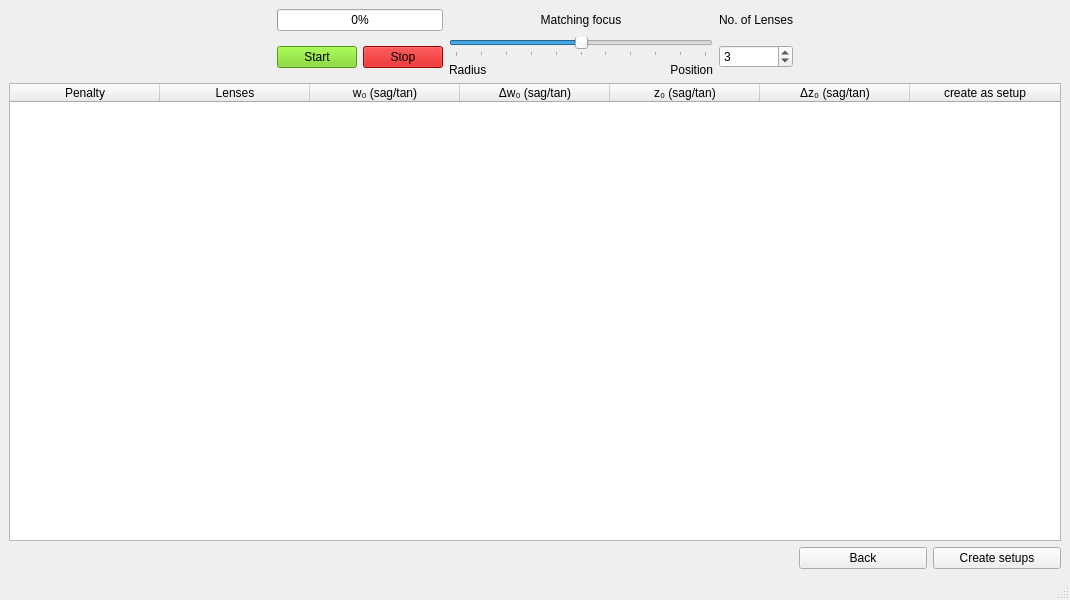
<?xml version="1.0" encoding="UTF-8"?>
<ui version="4.0">
 <class>MainWindow</class>
 <widget class="QMainWindow" name="MainWindow">
  <property name="geometry">
   <rect>
    <x>0</x>
    <y>0</y>
    <width>1070</width>
    <height>600</height>
   </rect>
  </property>
  <property name="windowTitle">
   <string>MainWindow</string>
  </property>
  <widget class="QWidget" name="centralwidget">
   <layout class="QGridLayout" name="gridLayout_2">
    <item row="1" column="1">
     <widget class="QPushButton" name="button_optimize">
      <property name="styleSheet">
       <string notr="true">background-color: rgb(115, 210, 22);</string>
      </property>
      <property name="text">
       <string>Start</string>
      </property>
      <property name="checkable">
       <bool>false</bool>
      </property>
     </widget>
    </item>
    <item row="1" column="5">
     <spacer name="horizontalSpacer_2">
      <property name="orientation">
       <enum>Qt::Horizontal</enum>
      </property>
      <property name="sizeHint" stdset="0">
       <size>
        <width>40</width>
        <height>20</height>
       </size>
      </property>
     </spacer>
    </item>
    <item row="1" column="3">
     <layout class="QVBoxLayout" name="verticalLayout">
      <item>
       <widget class="QSlider" name="weight_slider">
        <property name="acceptDrops">
         <bool>false</bool>
        </property>
        <property name="maximum">
         <number>100</number>
        </property>
        <property name="singleStep">
         <number>1</number>
        </property>
        <property name="pageStep">
         <number>1</number>
        </property>
        <property name="value">
         <number>50</number>
        </property>
        <property name="orientation">
         <enum>Qt::Horizontal</enum>
        </property>
        <property name="invertedAppearance">
         <bool>false</bool>
        </property>
        <property name="invertedControls">
         <bool>false</bool>
        </property>
        <property name="tickPosition">
         <enum>QSlider::TicksBelow</enum>
        </property>
        <property name="tickInterval">
         <number>10</number>
        </property>
       </widget>
      </item>
      <item>
       <layout class="QHBoxLayout" name="horizontalLayout">
        <item>
         <widget class="QLabel" name="label_3">
          <property name="font">
           <font>
            <pointsize>9</pointsize>
           </font>
          </property>
          <property name="text">
           <string>Radius</string>
          </property>
         </widget>
        </item>
        <item>
         <widget class="QLabel" name="label_4">
          <property name="font">
           <font>
            <pointsize>9</pointsize>
           </font>
          </property>
          <property name="text">
           <string>Position</string>
          </property>
          <property name="alignment">
           <set>Qt::AlignRight|Qt::AlignTrailing|Qt::AlignVCenter</set>
          </property>
         </widget>
        </item>
       </layout>
      </item>
     </layout>
    </item>
    <item row="1" column="4">
     <widget class="QSpinBox" name="lensNumber">
      <property name="maximum">
       <number>10</number>
      </property>
      <property name="value">
       <number>3</number>
      </property>
     </widget>
    </item>
    <item row="1" column="2">
     <widget class="QPushButton" name="button_stop_optimization">
      <property name="styleSheet">
       <string notr="true">background-color: rgb(204, 0, 0);</string>
      </property>
      <property name="text">
       <string>Stop</string>
      </property>
     </widget>
    </item>
    <item row="0" column="3">
     <widget class="QLabel" name="label_2">
      <property name="layoutDirection">
       <enum>Qt::LeftToRight</enum>
      </property>
      <property name="text">
       <string>Matching focus</string>
      </property>
      <property name="alignment">
       <set>Qt::AlignCenter</set>
      </property>
     </widget>
    </item>
    <item row="0" column="4">
     <widget class="QLabel" name="label">
      <property name="text">
       <string>No. of Lenses</string>
      </property>
     </widget>
    </item>
    <item row="0" column="1" colspan="2">
     <widget class="QProgressBar" name="progressBar">
      <property name="value">
       <number>0</number>
      </property>
     </widget>
    </item>
    <item row="1" column="0">
     <spacer name="horizontalSpacer">
      <property name="orientation">
       <enum>Qt::Horizontal</enum>
      </property>
      <property name="sizeHint" stdset="0">
       <size>
        <width>40</width>
        <height>20</height>
       </size>
      </property>
     </spacer>
    </item>
    <item row="3" column="0" colspan="6">
     <widget class="QTableWidget" name="tableResults">
      <property name="sizePolicy">
       <sizepolicy hsizetype="Expanding" vsizetype="MinimumExpanding">
        <horstretch>0</horstretch>
        <verstretch>0</verstretch>
       </sizepolicy>
      </property>
      <property name="autoFillBackground">
       <bool>false</bool>
      </property>
      <property name="frameShape">
       <enum>QFrame::StyledPanel</enum>
      </property>
      <property name="frameShadow">
       <enum>QFrame::Sunken</enum>
      </property>
      <property name="sizeAdjustPolicy">
       <enum>QAbstractScrollArea::AdjustToContentsOnFirstShow</enum>
      </property>
      <property name="editTriggers">
       <set>QAbstractItemView::AnyKeyPressed|QAbstractItemView::DoubleClicked</set>
      </property>
      <property name="dragDropOverwriteMode">
       <bool>false</bool>
      </property>
      <property name="alternatingRowColors">
       <bool>true</bool>
      </property>
      <property name="selectionMode">
       <enum>QAbstractItemView::ExtendedSelection</enum>
      </property>
      <property name="selectionBehavior">
       <enum>QAbstractItemView::SelectRows</enum>
      </property>
      <property name="gridStyle">
       <enum>Qt::SolidLine</enum>
      </property>
      <property name="sortingEnabled">
       <bool>true</bool>
      </property>
      <attribute name="horizontalHeaderCascadingSectionResizes">
       <bool>true</bool>
      </attribute>
      <attribute name="horizontalHeaderMinimumSectionSize">
       <number>100</number>
      </attribute>
      <attribute name="horizontalHeaderDefaultSectionSize">
       <number>150</number>
      </attribute>
      <attribute name="horizontalHeaderHighlightSections">
       <bool>true</bool>
      </attribute>
      <attribute name="horizontalHeaderStretchLastSection">
       <bool>false</bool>
      </attribute>
      <attribute name="verticalHeaderVisible">
       <bool>true</bool>
      </attribute>
      <attribute name="verticalHeaderCascadingSectionResizes">
       <bool>false</bool>
      </attribute>
      <attribute name="verticalHeaderMinimumSectionSize">
       <number>50</number>
      </attribute>
      <attribute name="verticalHeaderDefaultSectionSize">
       <number>50</number>
      </attribute>
      <attribute name="verticalHeaderShowSortIndicator" stdset="0">
       <bool>false</bool>
      </attribute>
      <attribute name="verticalHeaderStretchLastSection">
       <bool>false</bool>
      </attribute>
      <column>
       <property name="text">
        <string>Penalty</string>
       </property>
      </column>
      <column>
       <property name="text">
        <string>Lenses</string>
       </property>
      </column>
      <column>
       <property name="text">
        <string>w₀ (sag/tan)</string>
       </property>
      </column>
      <column>
       <property name="text">
        <string>Δw₀ (sag/tan)</string>
       </property>
      </column>
      <column>
       <property name="text">
        <string>z₀ (sag/tan)</string>
       </property>
      </column>
      <column>
       <property name="text">
        <string>Δz₀ (sag/tan)</string>
       </property>
      </column>
      <column>
       <property name="text">
        <string>create as setup</string>
       </property>
      </column>
     </widget>
    </item>
    <item row="4" column="5">
     <layout class="QHBoxLayout" name="horizontalLayout_2">
      <item>
       <widget class="QPushButton" name="button_back">
        <property name="text">
         <string>Back</string>
        </property>
        <property name="checkable">
         <bool>false</bool>
        </property>
       </widget>
      </item>
      <item>
       <widget class="QPushButton" name="button_create_setup">
        <property name="text">
         <string>Create setups</string>
        </property>
       </widget>
      </item>
     </layout>
    </item>
   </layout>
  </widget>
  <widget class="QStatusBar" name="statusbar"/>
 </widget>
 <resources/>
 <connections/>
</ui>
